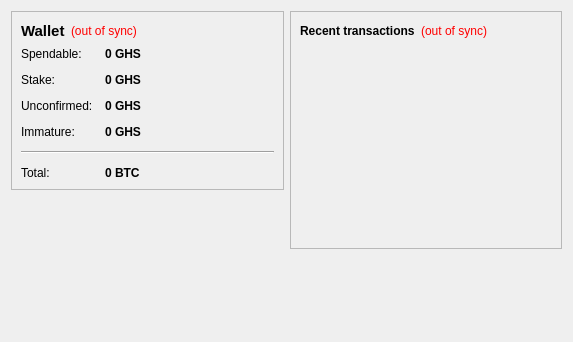
<?xml version="1.0" encoding="UTF-8"?>
<ui version="4.0">
 <class>OverviewPage</class>
 <widget class="QWidget" name="OverviewPage">
  <property name="geometry">
   <rect>
    <x>0</x>
    <y>0</y>
    <width>573</width>
    <height>342</height>
   </rect>
  </property>
  <property name="windowTitle">
   <string>Form</string>
  </property>
  <layout class="QHBoxLayout" name="horizontalLayout" stretch="1,1">
   <item>
    <layout class="QVBoxLayout" name="verticalLayout_2">
     <item>
      <widget class="QFrame" name="frame">
       <property name="frameShape">
        <enum>QFrame::StyledPanel</enum>
       </property>
       <property name="frameShadow">
        <enum>QFrame::Raised</enum>
       </property>
       <layout class="QVBoxLayout" name="verticalLayout_4">
        <item>
         <layout class="QHBoxLayout" name="horizontalLayout_4">
          <item>
           <widget class="QLabel" name="label_5">
            <property name="font">
             <font>
              <pointsize>11</pointsize>
              <weight>75</weight>
              <bold>true</bold>
             </font>
            </property>
            <property name="text">
             <string>Wallet</string>
            </property>
           </widget>
          </item>
          <item>
           <widget class="QLabel" name="labelWalletStatus">
            <property name="toolTip">
             <string>The displayed information may be out of date. Your wallet automatically synchronizes with the GHScoin network after a connection is established, but this process has not completed yet.</string>
            </property>
            <property name="styleSheet">
             <string notr="true">QLabel { color: red; }</string>
            </property>
            <property name="text">
             <string notr="true">(out of sync)</string>
            </property>
            <property name="alignment">
             <set>Qt::AlignLeading|Qt::AlignLeft|Qt::AlignVCenter</set>
            </property>
           </widget>
          </item>
          <item>
           <spacer name="horizontalSpacer_2">
            <property name="orientation">
             <enum>Qt::Horizontal</enum>
            </property>
            <property name="sizeHint" stdset="0">
             <size>
              <width>40</width>
              <height>20</height>
             </size>
            </property>
           </spacer>
          </item>
         </layout>
        </item>
        <item>
         <layout class="QFormLayout" name="formLayout_2">
          <property name="fieldGrowthPolicy">
           <enum>QFormLayout::AllNonFixedFieldsGrow</enum>
          </property>
          <property name="horizontalSpacing">
           <number>12</number>
          </property>
          <property name="verticalSpacing">
           <number>12</number>
          </property>
          <item row="0" column="0">
           <widget class="QLabel" name="label">
            <property name="text">
             <string>Spendable:</string>
            </property>
           </widget>
          </item>
          <item row="0" column="1">
           <widget class="QLabel" name="labelBalance">
            <property name="font">
             <font>
              <weight>75</weight>
              <bold>true</bold>
             </font>
            </property>
            <property name="cursor">
             <cursorShape>IBeamCursor</cursorShape>
            </property>
            <property name="toolTip">
             <string>Your current spendable balance</string>
            </property>
            <property name="text">
             <string notr="true">0 GHS</string>
            </property>
            <property name="textInteractionFlags">
             <set>Qt::LinksAccessibleByMouse|Qt::TextSelectableByKeyboard|Qt::TextSelectableByMouse</set>
            </property>
           </widget>
          </item>
          <item row="1" column="0">
           <widget class="QLabel" name="label_6">
            <property name="text">
             <string>Stake:</string>
            </property>
           </widget>
          </item>
          <item row="1" column="1">
           <widget class="QLabel" name="labelStake">
            <property name="font">
             <font>
              <weight>75</weight>
              <bold>true</bold>
             </font>
            </property>
            <property name="cursor">
             <cursorShape>IBeamCursor</cursorShape>
            </property>
            <property name="toolTip">
             <string>Total of coins that was staked, and do not yet count toward the current balance</string>
            </property>
            <property name="text">
             <string notr="true">0 GHS</string>
            </property>
            <property name="textInteractionFlags">
             <set>Qt::LinksAccessibleByMouse|Qt::TextSelectableByKeyboard|Qt::TextSelectableByMouse</set>
            </property>
           </widget>
          </item>
          <item row="2" column="0">
           <widget class="QLabel" name="label_3">
            <property name="text">
             <string>Unconfirmed:</string>
            </property>
           </widget>
          </item>
          <item row="2" column="1">
           <widget class="QLabel" name="labelUnconfirmed">
            <property name="font">
             <font>
              <weight>75</weight>
              <bold>true</bold>
             </font>
            </property>
            <property name="cursor">
             <cursorShape>IBeamCursor</cursorShape>
            </property>
            <property name="toolTip">
             <string>Total of transactions that have yet to be confirmed, and do not yet count toward the current balance</string>
            </property>
            <property name="text">
             <string notr="true">0 GHS</string>
            </property>
            <property name="textInteractionFlags">
             <set>Qt::LinksAccessibleByMouse|Qt::TextSelectableByKeyboard|Qt::TextSelectableByMouse</set>
            </property>
           </widget>
          </item>
          <item row="3" column="0">
           <widget class="QLabel" name="labelImmatureText">
            <property name="text">
             <string>Immature:</string>
            </property>
           </widget>
          </item>
          <item row="3" column="1">
           <widget class="QLabel" name="labelImmature">
            <property name="font">
             <font>
              <weight>75</weight>
              <bold>true</bold>
             </font>
            </property>
            <property name="toolTip">
             <string>Mined balance that has not yet matured</string>
            </property>
            <property name="text">
             <string notr="true">0 GHS</string>
            </property>
            <property name="textInteractionFlags">
             <set>Qt::LinksAccessibleByMouse|Qt::TextSelectableByKeyboard|Qt::TextSelectableByMouse</set>
            </property>
           </widget>
          </item>
          <item row="4" column="0" colspan="2">
           <widget class="Line" name="line">
            <property name="orientation">
             <enum>Qt::Horizontal</enum>
            </property>
           </widget>
          </item>
          <item row="5" column="0">
           <widget class="QLabel" name="labelTotalText">
            <property name="text">
             <string>Total:</string>
            </property>
           </widget>
          </item>
          <item row="5" column="1">
           <widget class="QLabel" name="labelTotal">
            <property name="font">
             <font>
              <weight>75</weight>
              <bold>true</bold>
             </font>
            </property>
            <property name="cursor">
             <cursorShape>IBeamCursor</cursorShape>
            </property>
            <property name="toolTip">
             <string>Your current total balance</string>
            </property>
            <property name="text">
             <string notr="true">0 BTC</string>
            </property>
            <property name="textInteractionFlags">
             <set>Qt::LinksAccessibleByMouse|Qt::TextSelectableByKeyboard|Qt::TextSelectableByMouse</set>
            </property>
           </widget>
          </item>
         </layout>
        </item>
       </layout>
      </widget>
     </item>
     <item>
      <spacer name="verticalSpacer">
       <property name="orientation">
        <enum>Qt::Vertical</enum>
       </property>
       <property name="sizeHint" stdset="0">
        <size>
         <width>20</width>
         <height>40</height>
        </size>
       </property>
      </spacer>
     </item>
    </layout>
   </item>
   <item>
    <layout class="QVBoxLayout" name="verticalLayout_3">
     <item>
      <widget class="QFrame" name="frame_2">
       <property name="frameShape">
        <enum>QFrame::StyledPanel</enum>
       </property>
       <property name="frameShadow">
        <enum>QFrame::Raised</enum>
       </property>
       <layout class="QVBoxLayout" name="verticalLayout">
        <item>
         <layout class="QHBoxLayout" name="horizontalLayout_2">
          <item>
           <widget class="QLabel" name="label_4">
            <property name="text">
             <string>&lt;b&gt;Recent transactions&lt;/b&gt;</string>
            </property>
           </widget>
          </item>
          <item>
           <widget class="QLabel" name="labelTransactionsStatus">
            <property name="toolTip">
             <string>The displayed information may be out of date. Your wallet automatically synchronizes with the GHScoin network after a connection is established, but this process has not completed yet.</string>
            </property>
            <property name="styleSheet">
             <string notr="true">QLabel { color: red; }</string>
            </property>
            <property name="text">
             <string notr="true">(out of sync)</string>
            </property>
            <property name="alignment">
             <set>Qt::AlignRight|Qt::AlignTrailing|Qt::AlignVCenter</set>
            </property>
           </widget>
          </item>
          <item>
           <spacer name="horizontalSpacer">
            <property name="orientation">
             <enum>Qt::Horizontal</enum>
            </property>
            <property name="sizeHint" stdset="0">
             <size>
              <width>40</width>
              <height>20</height>
             </size>
            </property>
           </spacer>
          </item>
         </layout>
        </item>
        <item>
         <widget class="QListView" name="listTransactions">
          <property name="styleSheet">
           <string notr="true">QListView { background: transparent; }</string>
          </property>
          <property name="frameShape">
           <enum>QFrame::NoFrame</enum>
          </property>
          <property name="verticalScrollBarPolicy">
           <enum>Qt::ScrollBarAlwaysOff</enum>
          </property>
          <property name="horizontalScrollBarPolicy">
           <enum>Qt::ScrollBarAlwaysOff</enum>
          </property>
          <property name="selectionMode">
           <enum>QAbstractItemView::NoSelection</enum>
          </property>
         </widget>
        </item>
       </layout>
      </widget>
     </item>
     <item>
      <spacer name="verticalSpacer_2">
       <property name="orientation">
        <enum>Qt::Vertical</enum>
       </property>
       <property name="sizeHint" stdset="0">
        <size>
         <width>20</width>
         <height>40</height>
        </size>
       </property>
      </spacer>
     </item>
    </layout>
   </item>
  </layout>
 </widget>
 <resources/>
 <connections/>
</ui>
